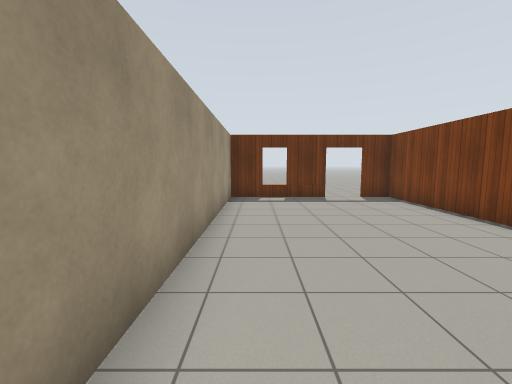
[1] (above)

21 first-person views from a walk through a Gazebo world. The camera is 1.3 m above the floor, tilts 6° down and sees 90° across. The lines on the ground mark 1 m squares. The floor is counted in squares, 1 m on a side. Each view is taken from the middle of a square. On the plan, view 1 faces up. The plan holds only what a view shows up to about 12 squares ahead; the rest is blank. The place goes on beyond the plan. Robots are left out. Gazebo's built-in surfaces are drawn with simple patterns. Simple shapes stand in for some stock models.

[2]
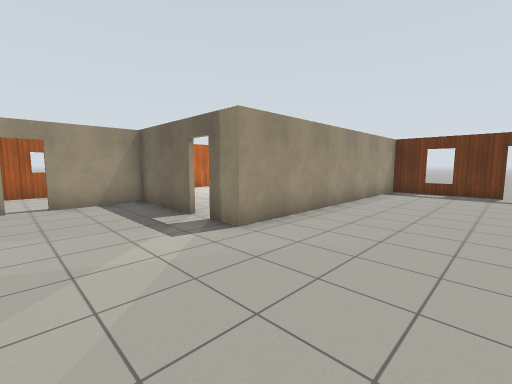

[3]
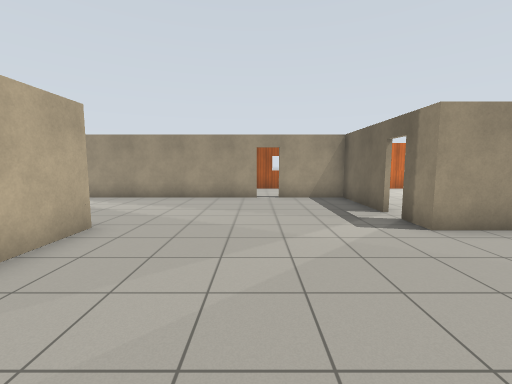

[4]
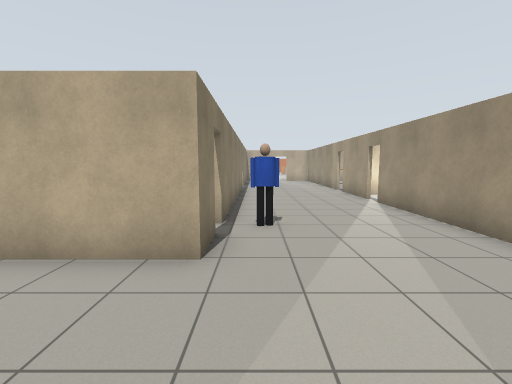

[5]
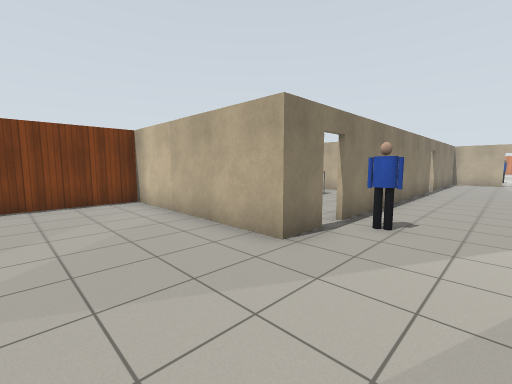

[6]
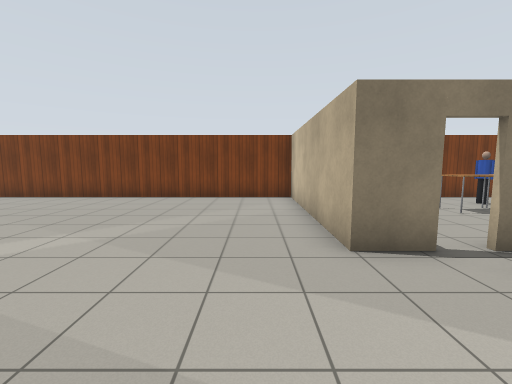

[7]
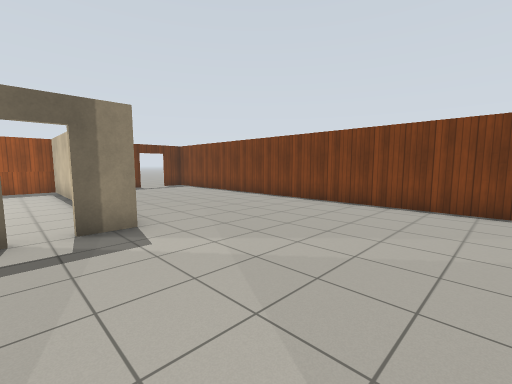

[8]
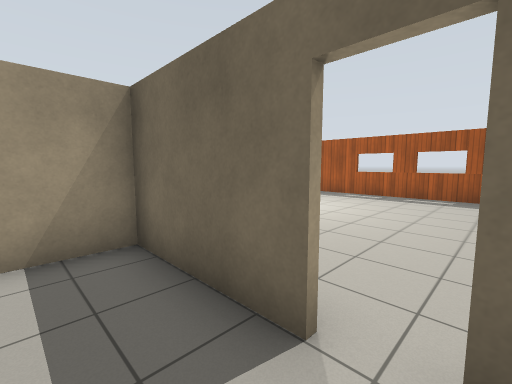

[9]
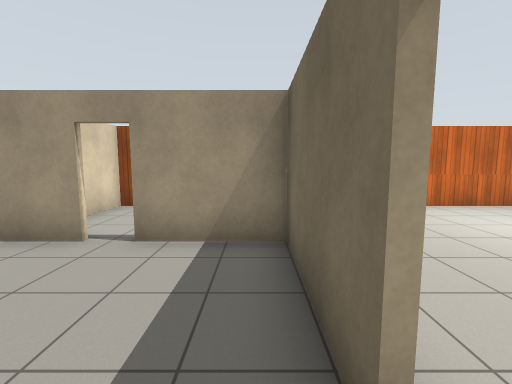

[10]
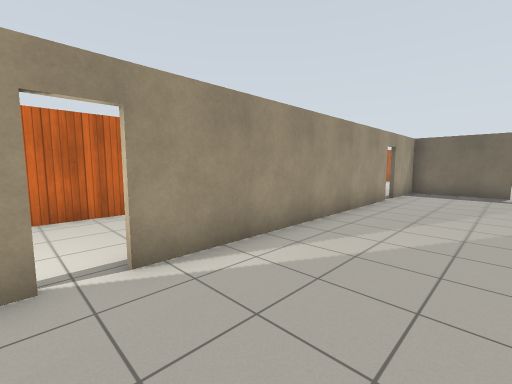

[11]
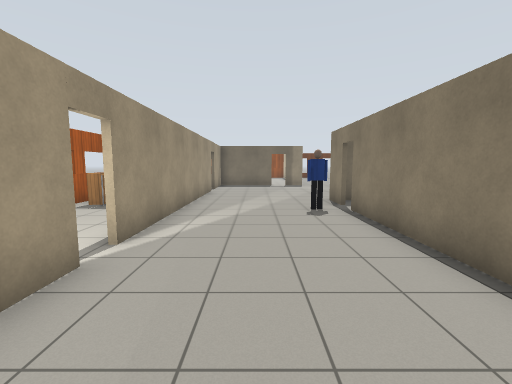

[12]
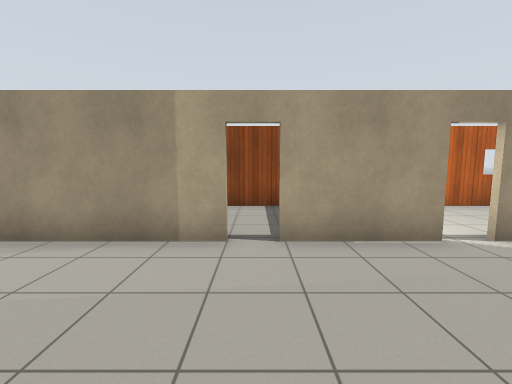

[13]
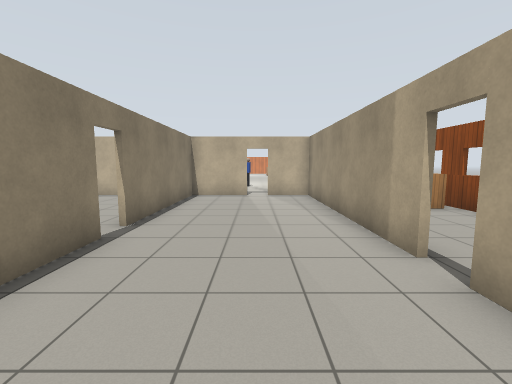

[14]
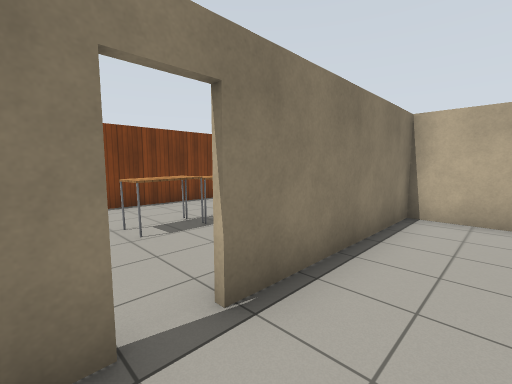

[15]
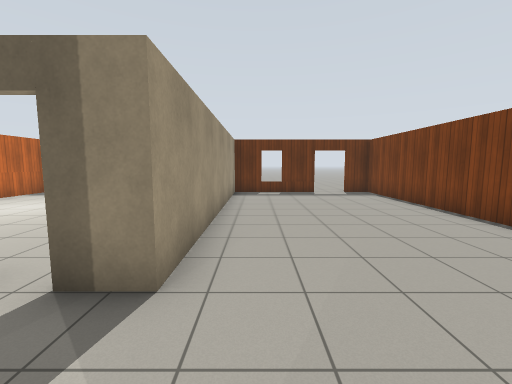

[16]
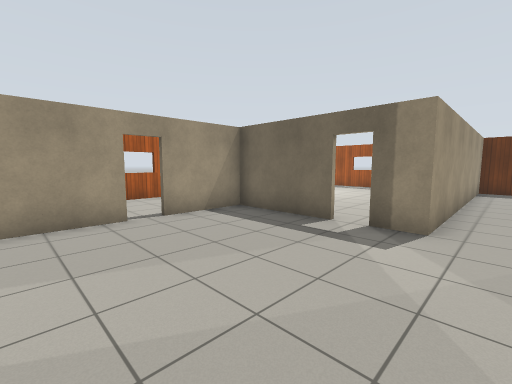

[17]
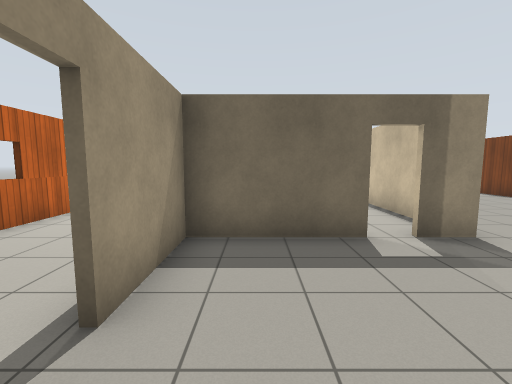

[18]
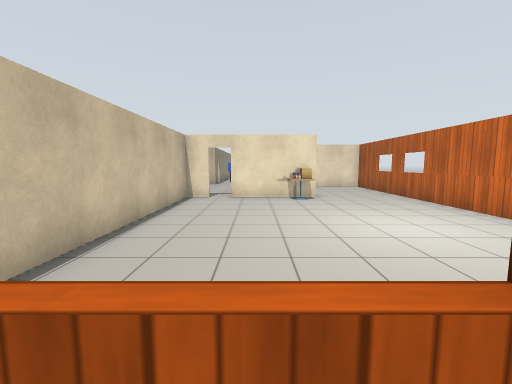

[19]
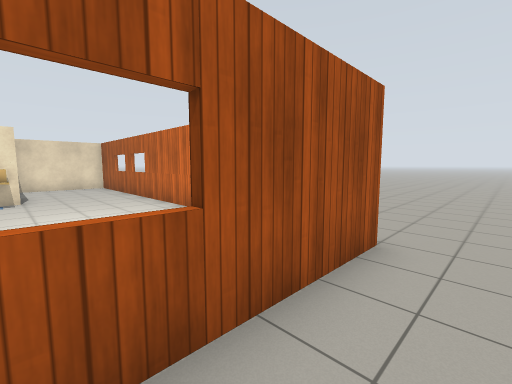

[20]
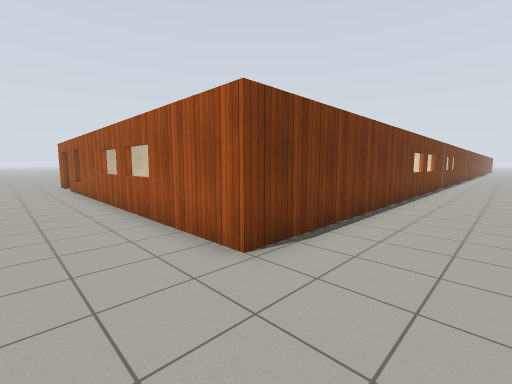

[21]
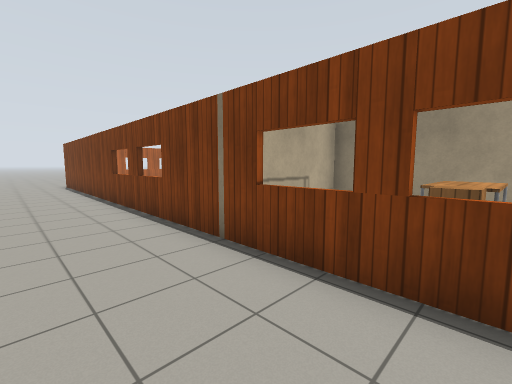

### Floor plan
Points are (right, up) in squares from view 1. A wall is a line through its corners. A room is listed if a view was taken in it or the views show most of it. See-through windows are left out.
Room 1 (views 1, 2, 3, 4, 5, 6, 7, 8, 9, 10, 11, 12, 13, 14, 15, 16, 17)
walls: (-1.2, -7.8) (-1.2, -6.4) (5.4, -6.4) (5.4, 10.4) (4.3, 10.4); (-6.3, -2.9) (-6.3, -12); (-2.9, 0.5) (-4.6, 0.5); (-6.3, 0.5) (-6.3, -2.1); (-6.3, -12.8) (-6.3, -15.6); (-1.2, -17.5) (-1.2, -8.6); (-6.3, -16.4) (-6.3, -24) (-4.5, -24); (2.9, 10.4) (-1, 10.4) (-1, 0.5) (-2.1, 0.5); (-3.6, -24) (-1.2, -24) (-1.2, -18.3)
ways out: open door at (-4, -24) to room 2; open door at (3.5, 10.5) to room 2; open door at (-2.5, 1) to room 3; open door at (-6, -16); open door at (-6, -12.5); open door at (-6, -2.5); open door at (-1, -18); open door at (-1, -8)
objects: person (-2, -8)
Room 2 (views 18, 19, 20, 21)
walls: (-10.3, -8.1) (-10.3, 10.5) (1.6, 10.5)
ways out: open door at (-4, -24) to room 1; open door at (3.5, 10.5) to room 1
Room 3 (no view inside)
walls: (-4.5, 0.7) (-3, 0.7); (-2.1, 0.7) (-1.2, 0.7) (-1.2, 10.2); (-10.1, 10.1) (-10.1, -4.3) (-8.4, -4.3); (-1, 10.4) (-7.7, 10.4)
ways out: open door at (-2.5, 1) to room 1
objects: other object (-6, 2)

Positions as (right, up) in squares from view 1, and headings:
1: (0, 0), facing up
2: (3, -3), facing up-left
3: (4, -3), facing left
4: (-2, -3), facing down
5: (-4, -3), facing down-right
6: (-5, -5), facing right
7: (-3, -5), facing up-right
8: (-2, -1), facing up-left
9: (-2, 0), facing left
10: (-3, -13), facing up-left
11: (-4, -16), facing up
12: (-2, -16), facing left
13: (-4, -13), facing down
14: (-3, -17), facing down-right
15: (0, -2), facing up
16: (0, -5), facing up-left
17: (-5, -4), facing up
18: (-4, 11), facing down
19: (-6, 12), facing down-left
20: (-13, 13), facing down-right
21: (-13, -8), facing up-right
